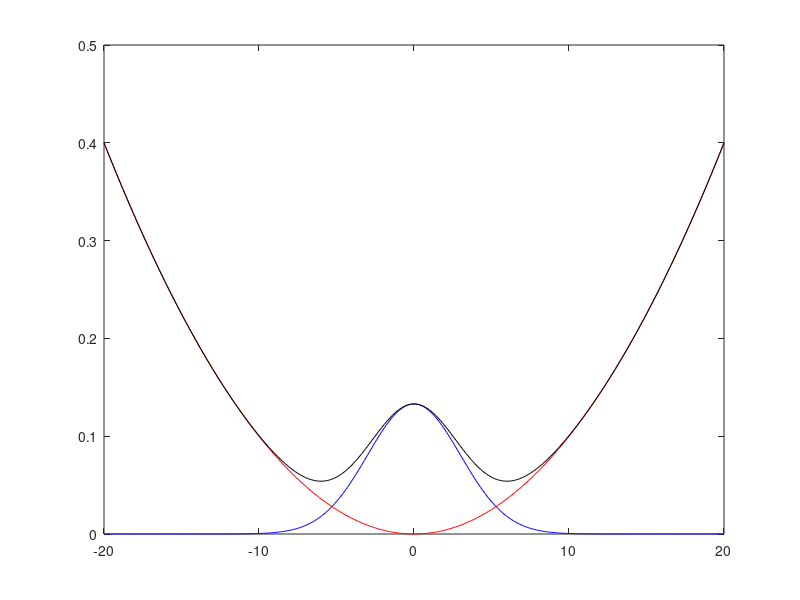

Write the MATLAB code that produced this figure.
function barr1()
%Is simulating the 'energy landscape' useful? or no

barrpos = 0;
barrsd = 3;
barrht = 1;
barrv = @(x) normpdf(x, barrpos, barrsd) * barrht;

trappos = 0;
trapstr = .001;
trapv = @(x) (x-trappos).^2*trapstr;


%Plot trap potential and barrier potential individually, then their sum

xx = -20:0.1:20;

barry = barrv(xx);

trapy = trapv(xx);

figure Name Barrier1

plot(xx,barry, 'Color', 'b')
hold on
plot(xx,trapy, 'Color', 'r')

plot(xx, barry+trapy, 'Color', 'k')
